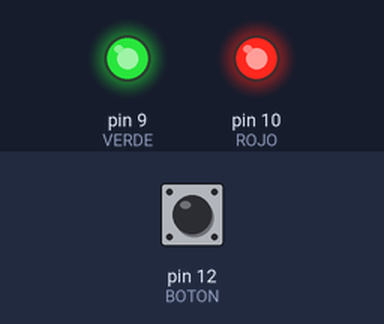
The sketch below on a simulated Arduino Uno, built with avr-gcc and run on an emulated ATmega328P. Parts: output pins drawn as LEDs (lit = HIGH). Inputs (shaded band) come from the test bench; at power-on: pin 12 (BOTON) LOW.

Above: at 1.2 s.
1.3 s: pin 12 (BOTON) pulled HIGH for 0.15 s
At 1.37 s:
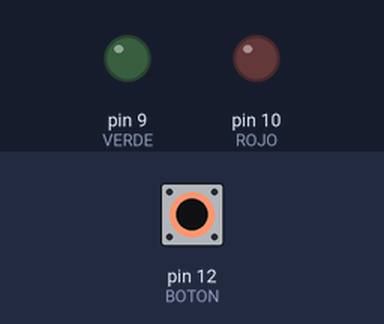
2.9 s: pin 12 (BOTON) pulled HIGH for 3.2 s
At 6.4 s:
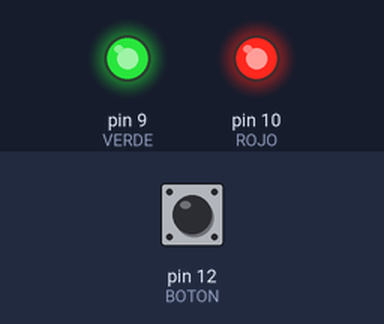
Timing chart, 0 to 7.9 s (numbered marks = the images above; inputs shaded):
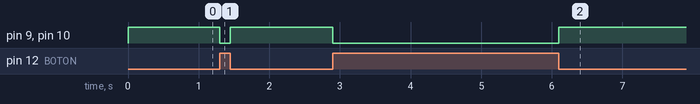

The sketch:

EJERCICIO_3_Codigo.ino
```cpp
// Corrección Alan 30/04/2024: Bien
// Defnieieron boton pero no lo usaron en el loop
// falta doble if en el botón para evitar efecto mecánico, ver material de Xhendra.

#define ROJO 10
#define VERDE 9
#define BOTON 12
void setup()
{
  pinMode(ROJO, OUTPUT);
  pinMode(VERDE, OUTPUT);
  pinMode(BOTON, INPUT);
}

void loop()
{
  if(digitalRead(12) ==HIGH){
  digitalWrite(ROJO, LOW);
  digitalWrite(VERDE, LOW);
  }else{
  digitalWrite(ROJO, HIGH);
  digitalWrite(VERDE, HIGH);
  }

}
```

Measured:
- after the input at 1.3 s, pin 9 (VERDE), pin 10 (ROJO): HIGH → LOW at once, → HIGH 0.15 s later
- after the input at 2.9 s, pin 9 (VERDE), pin 10 (ROJO): HIGH → LOW at once, → HIGH 3.2 s later
